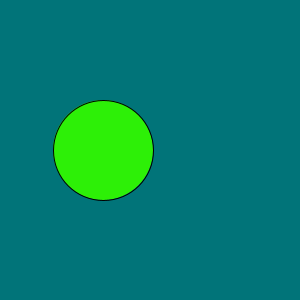
Frame 1 (no input)
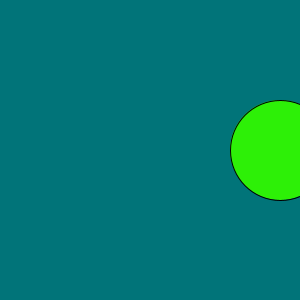
Frame 60 (the mouse pressed at the canvas centre just before this capture)
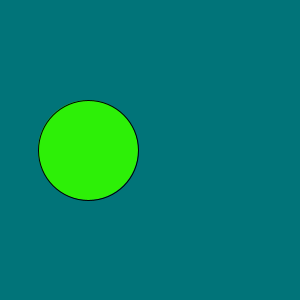
Frame 120 (the mouse held since frame 60 and released just before this capture)

The Processing sketch that drew these frames (run headless with seeded random() and noise(); from frame 60 on, the mouse is pressed at the canvas centre):

// Processing sketch: processing_172721
// ── processing_172721.pde

int circleX=100;
int circleY= 150;
int speed = 3;
void setup(){
  size(300,300);
  smooth();
}

void draw() {
  background(#017479);
  circleX = circleX + speed; 
  stroke(0);
  fill(#2DF007);
  ellipse(circleX,circleY, 100,100);
  
  if(circleX > height|| circleX < 0) 
    speed = speed * -1; // reverse course
}
void mousePressed() {
  speed = speed + 1;
}
